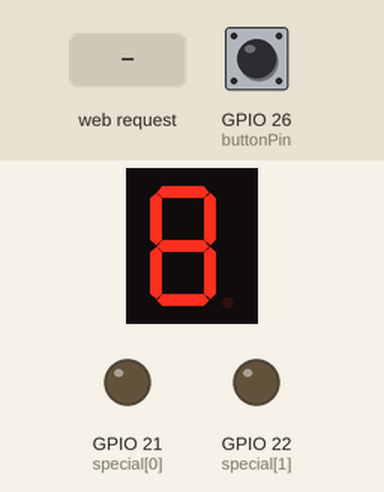
A program run on a simulated ESP32. Parts: 1-digit seven-segment display, output pins drawn as LEDs (lit = HIGH). Wiring (inferred from the names in the program): 1-digit 7-segment display, segments lit when LOW: segments GPIO 13, GPIO 14, GPIO 15, GPIO 16, GPIO 17, GPIO 18, GPIO 19. Inputs (shaded band) come from the test bench; at power-on: GPIO 26 (buttonPin) HIGH. WiFi joins after 1.5 s; servers stay silent unless stated; the local clock reads 2024-03-15 10:24:30 at power-on unless the program sets it; the segment pins are drawn as the display they are named for; not simulated (calls return 0 or success): secrets.h; pins used as bus, display or sensor lines are not drawn; what the program prints to the serial monitor is not drawn.

Above: at 2.7 s.
2.8 s: HTTP request GET /keyH received
At 3.9 s:
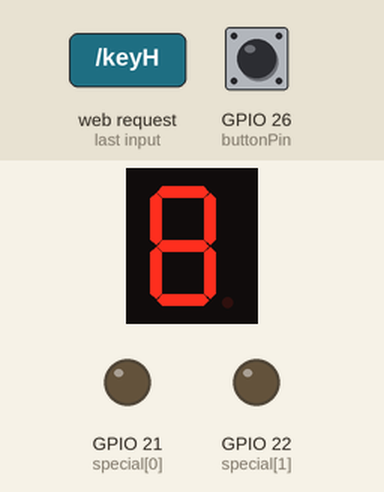
4.4 s: GPIO 26 (buttonPin) pulled LOW for 1 s
At 4.9 s:
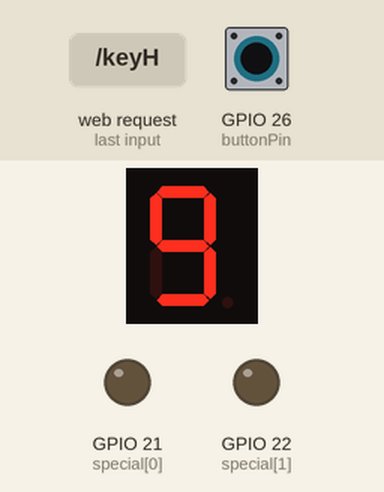
7.4 s: HTTP request GET /noH received
At 8.7 s:
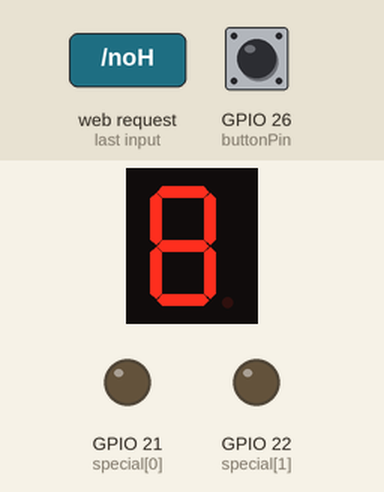
9.0 s: HTTP request GET /alH received
At 9.8 s:
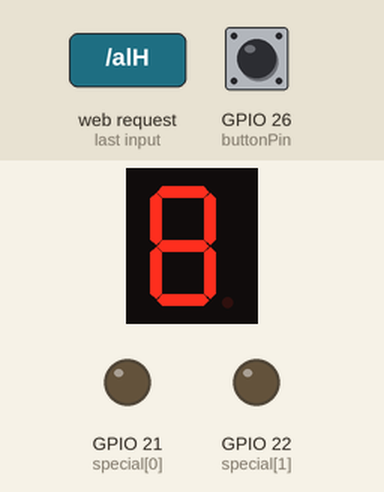
10.6 s: HTTP request GET /moH received
At 10.65 s:
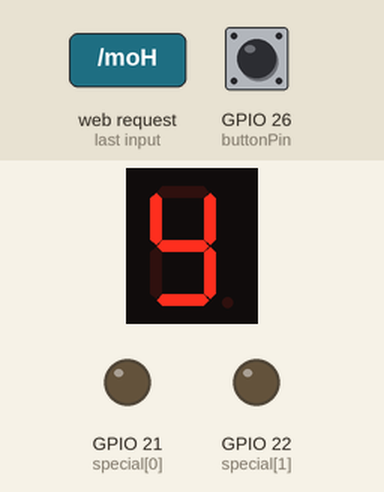
12.2 s: HTTP request GET /diH received
At 12.25 s:
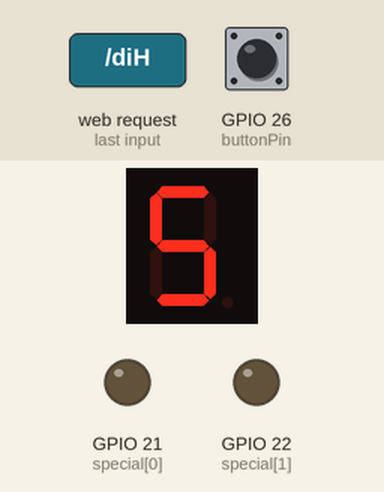
Timing chart, 0 to 14.8 s (numbered marks = the images above; inputs shaded):
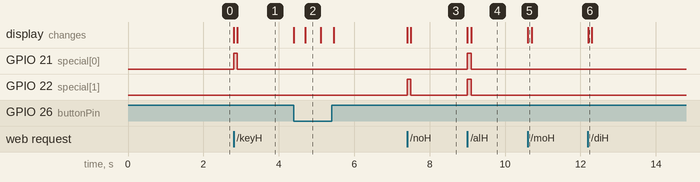

Measured:
- after the input at 2.8 s, GPIO 21 (special[0]): LOW → HIGH at once, → LOW 0.10 s later; the display: first changes at once (image 1 shows a later state)
- after the input at 4.4 s, the display: changes at once (image 2)
- after the input at 7.4 s, GPIO 22 (special[1]): LOW → HIGH at once, → LOW 0.10 s later; the display: first changes at once (image 3 shows a later state)
- after the input at 9.0 s, GPIO 21 (special[0]), GPIO 22 (special[1]): LOW → HIGH at once, → LOW 0.10 s later; the display: first changes at once (image 4 shows a later state)
- after the input at 10.6 s, the display: first changes at once (image 5 shows a later state)
- after the input at 12.2 s, the display: first changes at once (image 6 shows a later state)
- what the display in image 2 shows lasts 0.4 s, from 4.7 s to 5.1 s

The program:

main.cpp
```cpp
#include <Arduino.h>
#include <WiFi.h>
#include <time.h>
#include "secrets.h"
#include "config.h"

WiFiServer server(80);
// --- Zustand ---
int buttonPressCount = 0;
const int maxButtonPresses = 10;
unsigned long lastResetTime = 0;
const unsigned long resetInterval = 5 * 60 * 1000; // 5 Minuten

bool isActivated = false;
unsigned long lastActivationTime = 0;
const unsigned long holdTime = 100; // 500 ms

// --- Funktionserklärungen ---
void checkButton();
void turnOnWday();
void turnOffAll();
void turnOnAll();
void resetButton();
void handleTimeout();
void displayServer(WiFiClient client);
void handleWebRequests(String currentLine);

void setup() {
  Serial.begin(115200);
  configTime(gmtOffset_sec, daylightOffset_sec, ntpServer);

  pinMode(buttonPin, INPUT_PULLUP);
  for (int i = 0; i < 7; i++) pinMode(days[i], OUTPUT);
  for (int i = 0; i < 2; i++) pinMode(special[i], OUTPUT);

  delay(10);
  Serial.print("Connecting to ");
  Serial.println(ssid);
  WiFi.begin(ssid, password);
  while (WiFi.status() != WL_CONNECTED) {
    delay(500);
    Serial.print(".");
  }

  Serial.println("\nWiFi connected.");
  Serial.print("IP address: ");
  Serial.println(WiFi.localIP());

  server.begin();
}

void loop() {
  resetButton();
  checkButton();
  turnOnWday();
  handleTimeout();

  WiFiClient client = server.accept();

  if (client) {
    Serial.println("New Client.");
    String currentLine = "";

    while (client.connected()) {
      if (client.available()) {
        char c = client.read();
        Serial.write(c);

        if (c == '\n') {
          if (currentLine.length() == 0) {
            client.println("HTTP/1.1 200 OK");
            client.println("Content-type:text/html");
            client.println();
            displayServer(client);
            client.println();
            break;
          } else {
            currentLine = "";
          }
        } else if (c != '\r') {
          currentLine += c;
        }

        handleWebRequests(currentLine);
      }
    }

    client.stop();
    Serial.println("Client Disconnected.");
  }
}

void resetButton() {
  if (millis() - lastResetTime > resetInterval) {
    buttonPressCount = 0;
    lastResetTime = millis();
    Serial.println("Button-Zähler zurückgesetzt.");
  }
}

void checkButton() {
  if (digitalRead(buttonPin) == LOW && !isActivated) {
    if (buttonPressCount < maxButtonPresses) {
      Serial.println("Button gedrückt.");
      isActivated = true;
      lastActivationTime = millis();
      buttonPressCount++;
    } else {
      Serial.println("Maximale Anzahl an Öffnungen erreicht.");
    }
  }
}

void turnOnWday() {
  if (!isActivated) return;

  struct tm timeinfo;
  if (!getLocalTime(&timeinfo)) return;

  int wday = timeinfo.tm_wday;
  int currentIndex = (wday + 6) % 7;
  int previousIndex = (currentIndex + 6) % 7;

  digitalWrite(days[currentIndex], HIGH);
  digitalWrite(days[previousIndex], LOW);
}

void handleTimeout() {
  if (isActivated && millis() - lastActivationTime > holdTime) {
    turnOffAll();
    isActivated = false;
  }
}

void turnOnAll() {
  for (int i = 0; i < 7; i++) digitalWrite(days[i], HIGH);
  for (int i = 0; i < 2; i++) digitalWrite(special[i], HIGH);
  isActivated = true;
  lastActivationTime = millis();
}

void turnOffAll() {
  for (int i = 0; i < 7; i++) digitalWrite(days[i], LOW);
  for (int i = 0; i < 2; i++) digitalWrite(special[i], LOW);
}

void handleWebRequests(String currentLine) {
  const char* dayCommands[] = { "mo", "di", "mi", "do", "fr", "sa", "so" };

  for (int i = 0; i < 7; i++) {
    if (currentLine.endsWith("GET /" + String(dayCommands[i]) + "H")) {
      digitalWrite(days[i], HIGH);
      isActivated = true;
      lastActivationTime = millis();
      return;
    }
  }

  if (currentLine.endsWith("GET /keyH")) {
    digitalWrite(special[0], HIGH);
    isActivated = true;
    lastActivationTime = millis();
    return;
  }

  if (currentLine.endsWith("GET /noH")) {
    digitalWrite(special[1], HIGH);
    isActivated = true;
    lastActivationTime = millis();
    return;
  }

  if (currentLine.endsWith("GET /alH")) {
    turnOnAll(); // setzt isActivated selbst
    return;
  }
}

void displayServer(WiFiClient client) {
  struct Link { const char* path; const char* label; };
  Link links[] = {
    {"/alH", "Alle öffnen"}, {"/keyH", "Key"}, {"/noH", "Notfall"},
    {"/moH", "Montag"}, {"/diH", "Dienstag"}, {"/miH", "Mittwoch"},
    {"/doH", "Donnerstag"}, {"/frH", "Freitag"}, {"/saH", "Samstag"}, {"/soH", "Sonntag"}
  };

  client.println("<html><head><style>");
  client.println("body { font-family: Arial; padding: 20px; }");
  client.println("button { margin: 5px; padding: 10px 20px; background-color: #007BFF; color: white; border: none; border-radius: 5px; cursor: pointer; }");
  client.println("button:hover { background-color: #0056b3; }");
  client.println("</style></head><body><h2>Schranksteuerung</h2>");

  for (Link link : links) {
    client.print("<form action=\""); client.print(link.path);
    client.println("\" method=\"GET\" style=\"display:inline\">");
    client.print("<button type=\"submit\">");
    client.print(link.label);
    client.println("</button></form>");
  }

  client.println("</body></html>");
}
```

config.h
```cpp
#pragma once

#include <Arduino.h>

const int days[7] = { 13, 14, 15, 16, 17, 18, 19 };
const int special[2] = { 21, 22 };
const int buttonPin = 26;

const char* ntpServer = "pool.ntp.org";
const long gmtOffset_sec = 3600;
const int daylightOffset_sec = 3600;
```
